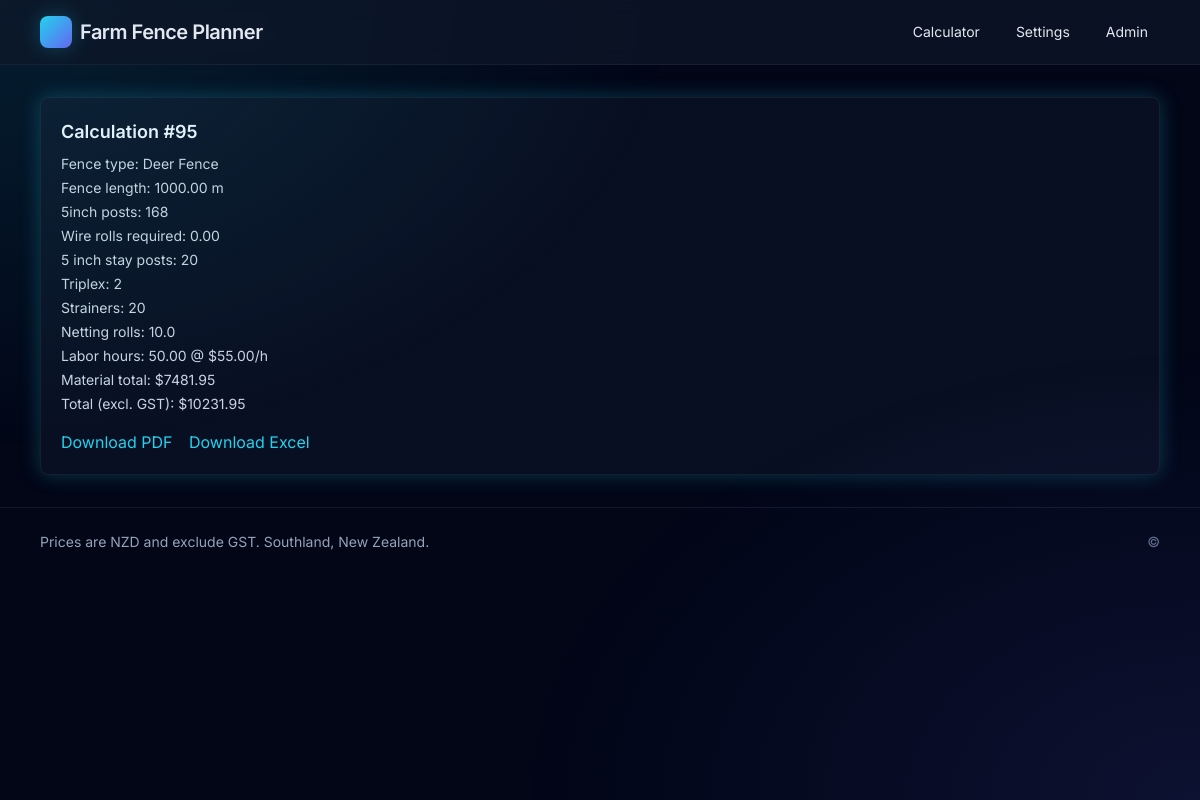
The app's page /calculation/95 with its own data.
### fence_calculator/models.py (models this page shows, shortened)
class FenceCalculation(models.Model):
    fence_type = models.ForeignKey(FenceType, on_delete=models.PROTECT)
    fence_length = models.DecimalField(max_digits=10, decimal_places=2)
    posts_required = models.PositiveIntegerField()
    wire_length_meters = models.DecimalField(max_digits=10, decimal_places=2)
    wire_rolls_required = models.DecimalField(max_digits=8, decimal_places=2)
    netting_type = models.CharField(max_length=20, default='none')
    netting_height_cm = models.DecimalField(max_digits=6, decimal_places=2, null=True, blank=True)
    electric_outrigger = models.BooleanField(default=False)
    labor_hours = models.DecimalField(max_digits=6, decimal_places=2)
    labor_rate_per_hour = models.DecimalField(max_digits=6, decimal_places=2)
    labor_cost = models.DecimalField(max_digits=10, decimal_places=2)
    material_costs = models.JSONField(default=dict)
    total_material_cost = models.DecimalField(max_digits=12, decimal_places=2)
    total_cost = models.DecimalField(max_digits=12, decimal_places=2)
    price_overrides = models.JSONField(default=dict, blank=True)
    user_session = models.CharField(max_length=64, blank=True)
    created_at = models.DateTimeField(auto_now_add=True)

class TimeStampedModel(models.Model):
    created_at = models.DateTimeField(auto_now_add=True)
    updated_at = models.DateTimeField(auto_now=True)
    class Meta:
        abstract = True

class FenceType(TimeStampedModel):
    NAME_CHOICES = [
        ('2_wire_electric', '2 Wire Electric'),
        ('3_wire_electric', '3 Wire Electric'),
        ('9_wire_hot', '9 Wire Hot'),
        ('9_wire_barb', '9 Wire Barb'),
        ('netting_hot', 'Netting + Hot'),
        ('deer', 'Deer Fence'),
    ]
    name = models.CharField(max_length=50, choices=NAME_CHOICES, unique=True)
    display_name = models.CharField(max_length=100)
    description = models.TextField(blank=True)
    post_spacing = models.DecimalField(max_digits=5, decimal_places=2, validators=[MinValueValidator(Decimal('0.01'))])
    wire_count = models.PositiveIntegerField()
    requires_insulators = models.BooleanField(default=False)
    requires_strainers = models.BooleanField(default=True)
    requires_energiser = models.BooleanField(default=False)
    post_material = models.ForeignKey(Material, on_delete=models.PROTECT, related_name='post_fence_types', null=True, blank=True)
    wire_material = models.ForeignKey(Material, on_delete=models.PROTECT, related_name='wire_fence_types', null=True, blank=True)
    barb_wire_material = models.ForeignKey(Material, on_delete=models.PROTECT, related_name='barb_wire_fence_types', null=True, blank=True)
    netting_material = models.ForeignKey(Material, on_delete=models.PROTECT, related_name='netting_fence_types', null=True, blank=True)
    is_active = models.BooleanField(default=True)
    def __str__(self) -> str:
        return self.display_name or self.get_name_display()

### fence_calculator/views.py (the view)
# urls.py: path('calculation/<int:pk>', views.calculation_detail, name='calculation_detail'),
def calculation_detail(request: HttpRequest, pk: int) -> HttpResponse:
    calc = get_object_or_404(FenceCalculation, pk=pk)
    return render(request, 'fence_calculator/calculation_detail.html', {'calc': calc})

### templates/fence_calculator/calculation_detail.html
{% extends 'base.html' %}
{% block content %}
<div class="rounded-lg p-5 border border-slate-800/60 bg-slate-900/60 shadow-glow">
  <h2 class="text-lg font-semibold mb-2 text-slate-100">Calculation #{{ calc.id }}</h2>
  <div class="text-sm space-y-1 text-slate-300">
    <div>Fence type: {{ calc.fence_type }}</div>
    <div>Fence length: {{ calc.fence_length }} m</div>
    {% if calc.material_costs.posts %}
    <div>{{ calc.material_costs.posts.material }}: {{ calc.material_costs.posts.quantity }}</div>
    {% else %}
    <div>5inch posts: {{ calc.posts_required }}</div>
    {% endif %}
    <div>Wire rolls required: {{ calc.wire_rolls_required }}</div>
    {% if calc.material_costs.stay_posts %}
    <div>5 inch stay posts: {{ calc.material_costs.stay_posts.quantity }}</div>
    {% endif %}
    {% if calc.material_costs.triplex %}
    <div>Triplex: {{ calc.material_costs.triplex.quantity }}</div>
    {% endif %}
    {% if calc.material_costs.strainers %}
    <div>Strainers: {{ calc.material_costs.strainers.quantity }}</div>
    {% endif %}
    {% if calc.material_costs.netting %}
    <div>Netting rolls: {{ calc.material_costs.netting.quantity }}</div>
    {% endif %}
    <div>Labor hours: {{ calc.labor_hours }} @ ${{ calc.labor_rate_per_hour }}/h</div>
    <div>Material total: ${{ calc.total_material_cost }}</div>
    <div>Total (excl. GST): ${{ calc.total_cost }}</div>
  </div>
  <div class="mt-4 space-x-3">
    <a href="/export_pdf/{{ calc.id }}" class="text-primary-400 hover:text-primary-300 underline-offset-2 hover:underline">Download PDF</a>
    <a href="/export_excel/{{ calc.id }}" class="text-primary-400 hover:text-primary-300 underline-offset-2 hover:underline">Download Excel</a>
  </div>
  </div>
{% endblock %}

### records on screen
FenceCalculation: id "95", fence_type "Deer Fence", fence_length "1000.00", material_costs.posts.material "5inch posts", material_costs.posts.quantity "168", wire_rolls_required "0.00", material_costs.stay_posts.quantity "20", material_costs.triplex.quantity "2", material_costs.strainers.quantity "20", material_costs.netting.quantity "10.0", labor_hours "50.00", labor_rate_per_hour "55.00", total_material_cost "7481.95", total_cost "10231.95"
